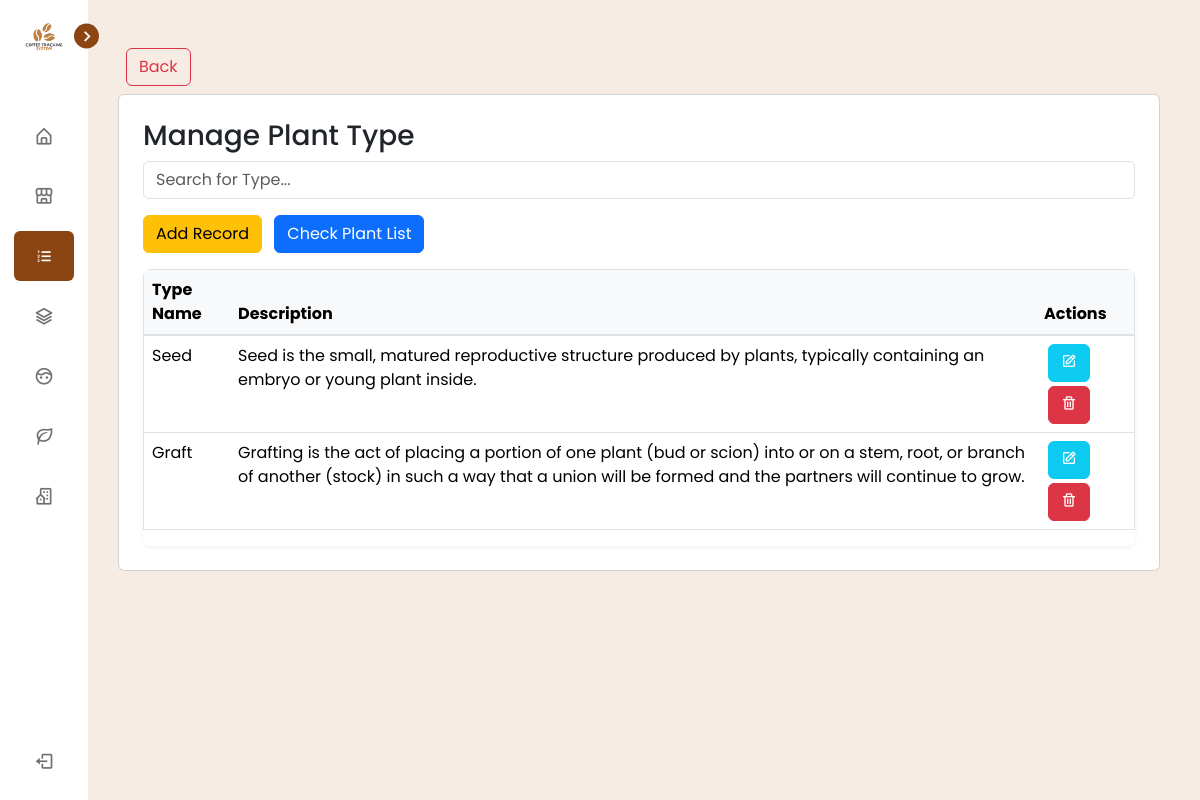
The app's page /view/pages/plant_type/index.php (signed in) with its own data.
### tables this page shows
CREATE TABLE `tbl_type` (
  `id` int(11) NOT NULL,
  `type_id` varchar(255) NOT NULL,
  `type_name` varchar(255) NOT NULL,
  `description` varchar(255) NOT NULL
);

### connection/connection.php (called while the page is built, shortened)
<?php
class config {
    public function __construct(){
        $dsn = "mysql:host=".H.";dbname=".DB;
        $username = U;
        $password = P;
        try {
            $this->pdo = new PDO($dsn, $username, $password);
        } catch (PDOException $e) {
            die("Connection failed: " . $e->getMessage());
        }
    }
}
?>

### controller/PlantTypeController.php (called while the page is built, shortened)
<?php
require_once('../../../services/PlantTypeService.php');
$typeServices = new TypeServices();
$types = $typeServices->getPlantType();
?>

### services/PlantTypeService.php (called while the page is built, shortened)
<?php
require_once("../../../connection/connection.php");
class TypeServices extends config {
    public function getPlantType() {
        try {
            $query = "SELECT `id`, `type_id`, `type_name`, `description` FROM `tbl_type` WHERE 1";
            $stmt = $this->pdo->prepare($query);
            $stmt->execute();
            return $stmt->fetchAll(PDO::FETCH_ASSOC);
        } catch (PDOException $e) {
            echo "Error: " . $e->getMessage();
        }
    }
}
?>

### view/pages/plant_type/index.php (the view, shortened to what this page needs)
<?php
  include_once('../../components/header.php');
  include_once('../../../controller/PlantTypeController.php');
?>
<div class="p-3">
<a class="btn btn-outline-danger m-2" href="../dashboard/index.php" width="200"> Back </a>
    <div class="card p-4">
    <h3>Manage Plant Type</h3>
    <div class="mb-3">
        <input type="text" id="searchInput" class="form-control" placeholder="Search for Type...">
    </div>
    <div class="mb-3">
        <a type="button" class="btn btn-warning d-none d-md-inline-block" href="create.php">Add Record</a>
        <a type="button" class="btn btn-primary d-none d-md-inline-block mx-2" href="../plant_nursery/index.php">Check Plant List</a>
    </div>
    <div class="table-responsive">
        <table border="1" class="table" id="nurseryOwnersTable">
            <thead>
                <tr>
                    <th>Type Name</th>
                    <th>Description</th>
                    <th>Actions</th>
                </tr>
            </thead>
            <tbody>
                <?php if (!empty($types)): ?>
                    <?php foreach ($types as $type): ?>
                        <tr>
                            <td><?php echo htmlspecialchars($type['type_name']); ?></td>
                            <td><?php echo htmlspecialchars($type['description']); ?></td>
                            <td class="justify-content-center align-items-center">
                                <a type="button" class="btn btn-info mx-1 mb-1" href="update.php?ID=<?php echo htmlspecialchars($type['id']); ?>">
                                    <i class='bx bx-edit icon text-white'></i>
                                </a>
                                <button type="button" class="btn btn-danger mx-1" data-id="<?php echo htmlspecialchars($type['id']); ?>" onclick="setDeleteId(this)">
                                    <i class='bx bx-trash icon'></i>
                                </button>
                            </td>
                        </tr>
                    <?php endforeach; ?>
                <?php else: ?>
                    <tr>
                        <td colspan="5" class="text-center">No records found.</td>
                    </tr>
                <?php endif; ?>
            </tbody>
        </table>
        </div>
    </div>
    </div>
<?php include_once('../../components/footer.php'); ?>

### view/css/style.css (style rules this page uses)
body { padding: 5px; background-color: #f5f5f5; font-family: Arial, sans-serif; }

### view/css/sidebar.css (style rules this page uses)
* { margin: 0; padding: 0; box-sizing: border-box; font-family: 'Poppins', sans-serif; }
:root { --body-color: #f7ece4; --sidebar-color: #FFF; --primary-color: #8B4513; --primary-color-light: #fffbf5; --toggle-color: #DDD; --text-color: #707070; --tran-03: all 0.2s ease; --tran-03: all 0.3s ease; --tran-04: all 0.3s ease; --tran-05: all 0.3s ease; }
body { min-height: 100vh; background-color: var(--body-color); transition: var(--tran-05); }

### view/components/header.php (style rules this page uses)
.table-responsive { border-radius: 8px; box-shadow: 0 2px 4px rgba(0,0,0,0.05); }
.table th { background-color: #f8f9fa; border-bottom: 2px solid #dee2e6; }

### records on screen
tbl_type: type_name "Seed", description "Seed is the small, matured reproductive structure produced by plants, typically containing an embryo or young plant inside."
tbl_type: type_name "Graft", description "Grafting is the act of placing a portion of one plant (bud or scion) into or on a stem, root, or branch of another (stock) in such a way that a union will be formed and the partners will continue to grow."
